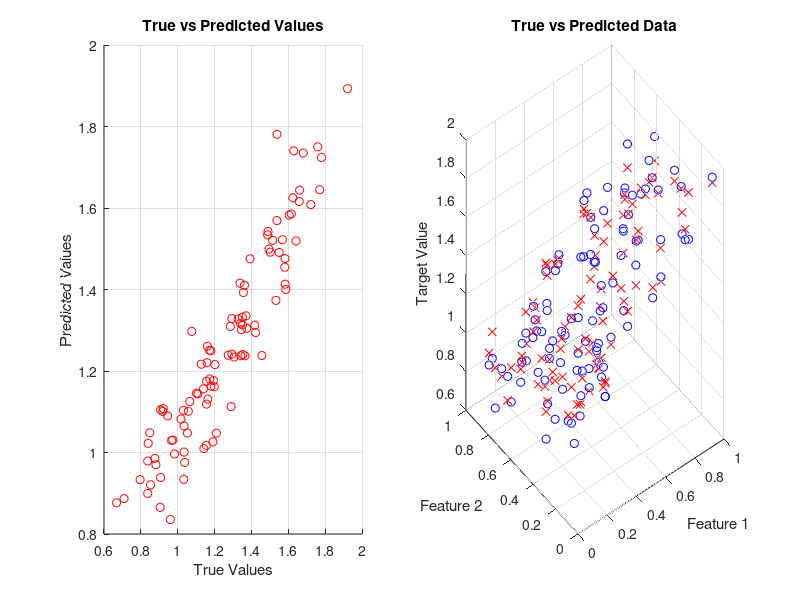
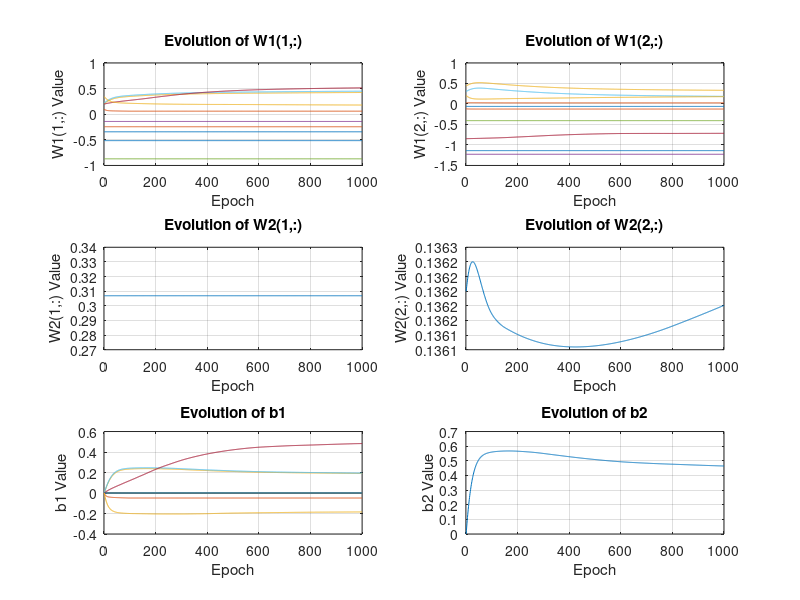
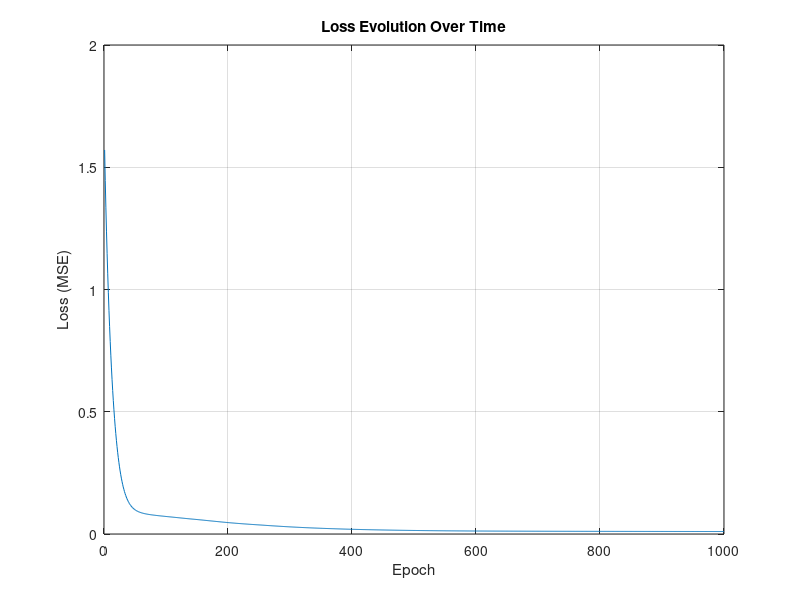

The MATLAB script that drew these images, in order:
% --- 1. Generate Synthetic Data ---
N = 100;   % Number of samples
n = 2;     % Number of input features
m = 1;     % Number of output dimensions (for regression)

% Generate random input data (N x n matrix)
X = rand(N, n);

% Generate random target values (N x m matrix)
Y = sin(X(:,1)) + cos(X(:,2)) + 0.1*randn(N, 1);  % Target is a noisy function

% --- 2. Initialize Neural Network Parameters ---
hidden_size = 10;  % Number of neurons in the hidden layer

% Xavier Initialization for the weights
W1 = randn(n, hidden_size) * sqrt(2 / (n + hidden_size));  % Input to hidden weights
b1 = zeros(1, hidden_size);  % Bias for the hidden layer

W2 = randn(hidden_size, m) * sqrt(2 / (hidden_size + m));  % Hidden to output weights
b2 = zeros(1, m);  % Bias for the output layer

% --- 3. Define Activation Function and Loss Function ---
% ReLU activation
relu = @(z) max(0, z);

% Mean Squared Error (MSE) loss
mse_loss = @(Y_pred, Y) mean((Y_pred - Y).^2);

% --- 4. Define Forward and Backward Pass ---
% Forward pass through the network
forward_pass = @(X, W1, b1, W2, b2) ...
    relu(X * W1 + repmat(b1, size(X, 1), 1)) * W2 + repmat(b2, size(X, 1), 1); 

% Backward pass (computing gradients using the chain rule)
backward_pass = @(X, Y, W1, b1, W2, b2, learning_rate) deal(dW1, db1, dW2, db2);

% --- 5. Train the Neural Network using Backpropagation ---
epochs = 1000;    % Number of training epochs
learning_rate = 0.01;  % Learning rate

% Initialize vectors to store weights, biases, and loss values
W1_vals = zeros(n, hidden_size, epochs);
b1_vals = zeros(1, hidden_size, epochs);
W2_vals = zeros(hidden_size, m, epochs);
b2_vals = zeros(1, m, epochs);
loss_vals = zeros(epochs, 1);

% Training Loop
for epoch = 1:epochs
    % Forward pass: Compute predicted Y
    Y_pred = forward_pass(X, W1, b1, W2, b2);
    
    % Compute loss
    loss = mse_loss(Y_pred, Y);
    
    % Store weights, biases, and loss at this epoch
    W1_vals(:,:,epoch) = W1;
    b1_vals(:,:,epoch) = b1;
    W2_vals(:,:,epoch) = W2;
    b2_vals(:,:,epoch) = b2;
    loss_vals(epoch) = loss;
    
    % --- Backpropagation ---
    % Compute gradients (using chain rule)
    dY = 2 * (Y_pred - Y) / N;  % Derivative of MSE loss w.r.t output
    dW2 = relu(X * W1 + repmat(b1, size(X, 1), 1))' * dY;  % Gradient of W2
    db2 = sum(dY, 1);  % Gradient of b2
    
    % Derivative of ReLU activation function
    dHidden = (dY * W2') .* (relu(X * W1 + repmat(b1, size(X, 1), 1)) > 0);  % Gradient of ReLU
    dW1 = X' * dHidden;  % Gradient of W1
    db1 = sum(dHidden, 1);  % Gradient of b1
    
    % Update weights using gradient descent
    W1 = W1 - learning_rate * dW1;
    b1 = b1 - learning_rate * db1;
    W2 = W2 - learning_rate * dW2;
    b2 = b2 - learning_rate * db2;
    
    % Display loss for every 100 epochs
    if mod(epoch, 100) == 0
        disp(['Epoch: ' num2str(epoch) ', Loss: ' num2str(loss)]);
    end
end

% --- 6. Plot Results ---
% Plot True Values vs Predicted Values
Y_pred_final = forward_pass(X, W1, b1, W2, b2);
figure;
subplot(1, 2, 1);
scatter(Y, Y_pred_final, 'r');
xlabel('True Values');
ylabel('Predicted Values');
title('True vs Predicted Values');
grid on;

% Plot Training Data with Regression Line
subplot(1, 2, 2);
plot3(X(:,1), X(:,2), Y, 'bo');  % True data points
hold on;
plot3(X(:,1), X(:,2), Y_pred_final, 'rx'); % Predicted points
xlabel('Feature 1');
ylabel('Feature 2');
zlabel('Target Value');
title('True vs Predicted Data');
grid on;

% --- 7. Plot Estimations of Weights and Biases Over Time ---
figure;

% Plot W1 evolution (weights from input to hidden layer)
subplot(3, 2, 1);
plot(squeeze(W1_vals(1, :, :))');
xlabel('Epoch');
ylabel('W1(1,:) Value');
title('Evolution of W1(1,:)');
grid on;

subplot(3, 2, 2);
plot(squeeze(W1_vals(2, :, :))');
xlabel('Epoch');
ylabel('W1(2,:) Value');
title('Evolution of W1(2,:)');
grid on;

% Plot W2 evolution (weights from hidden to output layer)
subplot(3, 2, 3);
plot(squeeze(W2_vals(1, :, :))');
xlabel('Epoch');
ylabel('W2(1,:) Value');
title('Evolution of W2(1,:)');
grid on;

subplot(3, 2, 4);
plot(squeeze(W2_vals(2, :, :))');
xlabel('Epoch');
ylabel('W2(2,:) Value');
title('Evolution of W2(2,:)');
grid on;

% Plot Bias evolution
subplot(3, 2, 5);
plot(squeeze(b1_vals(1, :, :))');
xlabel('Epoch');
ylabel('b1 Value');
title('Evolution of b1');
grid on;

subplot(3, 2, 6);
plot(squeeze(b2_vals(1, :, :))');
xlabel('Epoch');
ylabel('b2 Value');
title('Evolution of b2');
grid on;

% --- 8. Plot Loss Evolution ---
figure;
plot(1:epochs, loss_vals);
xlabel('Epoch');
ylabel('Loss (MSE)');
title('Loss Evolution Over Time');
grid on;
